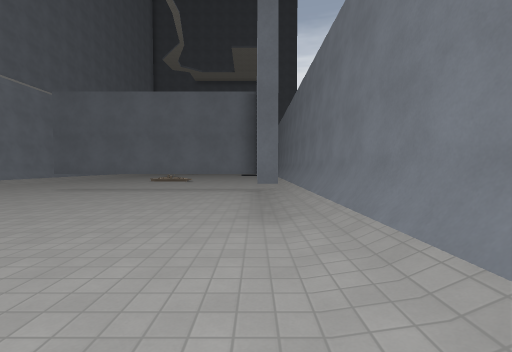
[1] (above)

17 first-person views from a walk through a Godot game level. The camera is 1.5 m above the floor, tilts 2° down and sees 90° across. The floor is counted in squares, 2 m on a side. Each view is taken from the middle of a square. On the plan, view 1 faces up. The plan holds only what a view shows up to about 9 squares ahead; the rest is blank. The place goes on beyond the plan. Surface patterns are stand-ins for the level's own textures.

[2]
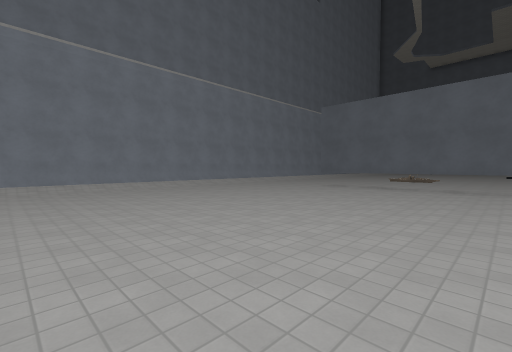

[3]
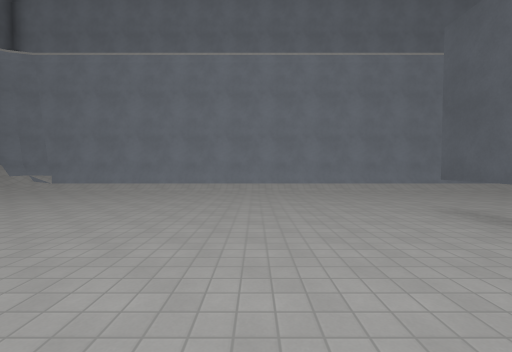

[4]
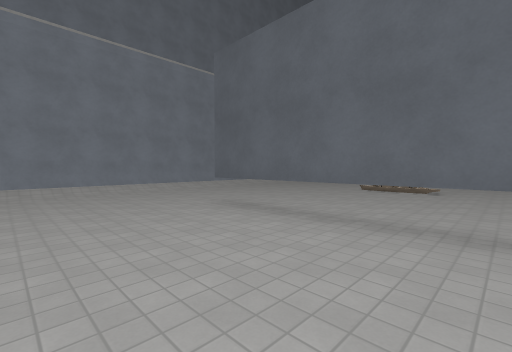

[5]
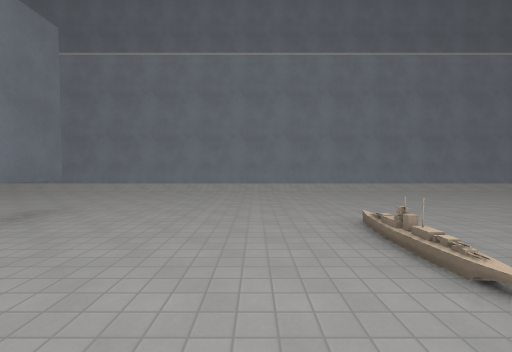

[6]
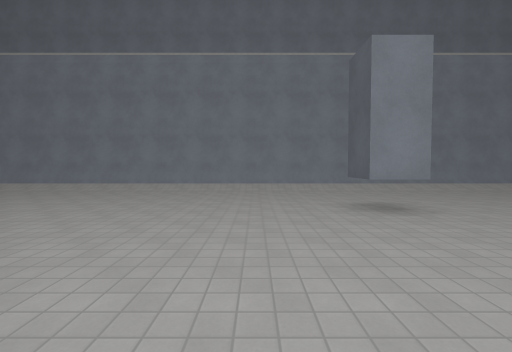

[7]
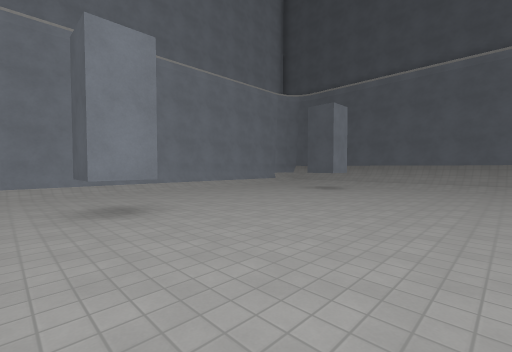

[8]
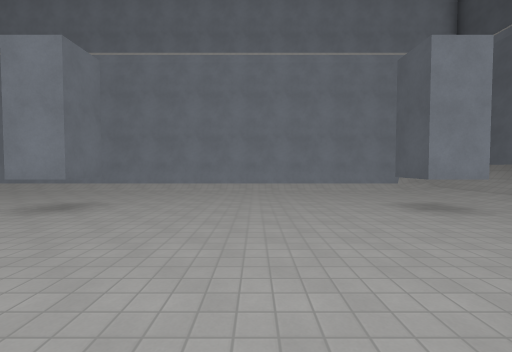

[9]
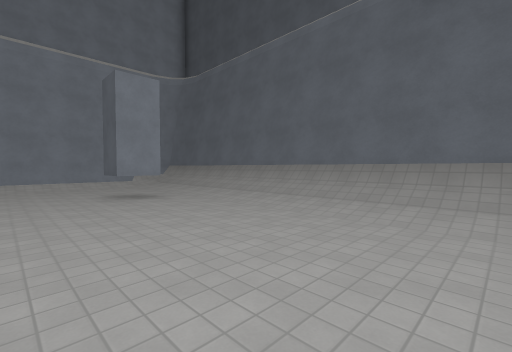

[10]
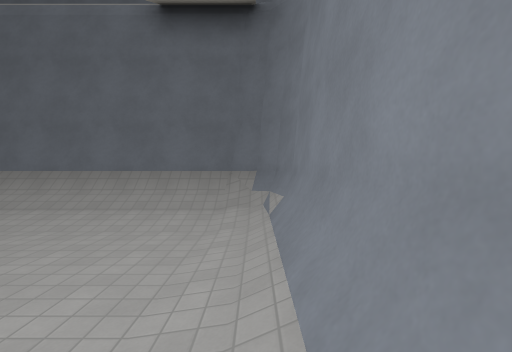

[11]
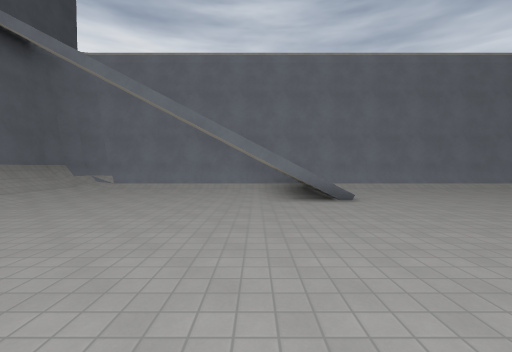

[12]
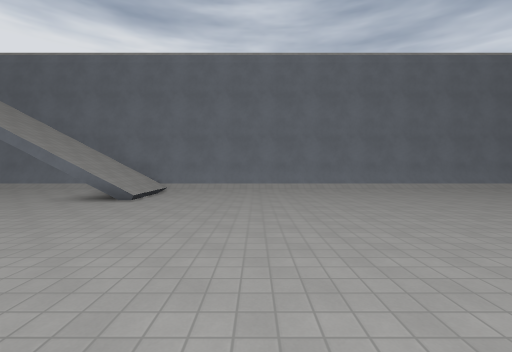

[13]
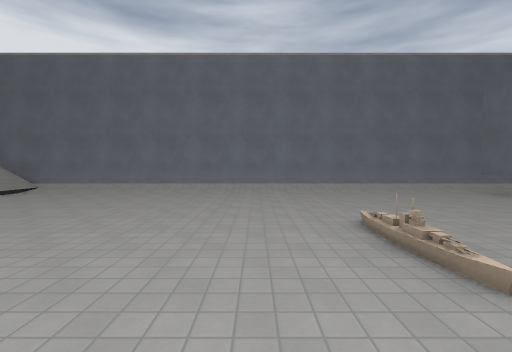

[14]
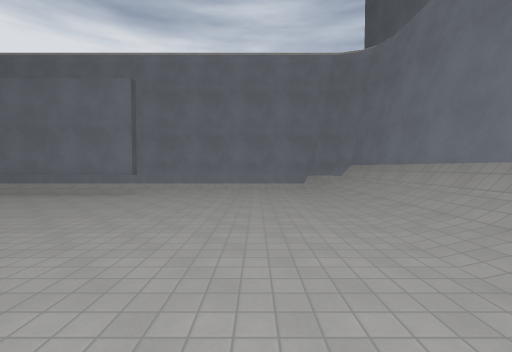

[15]
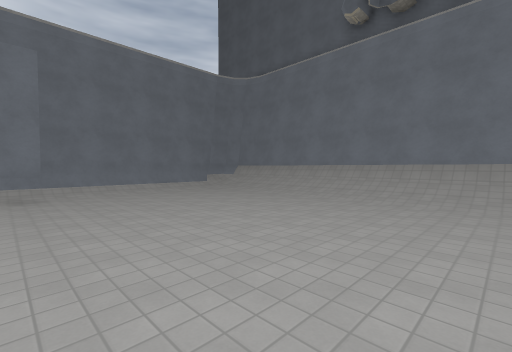

[16]
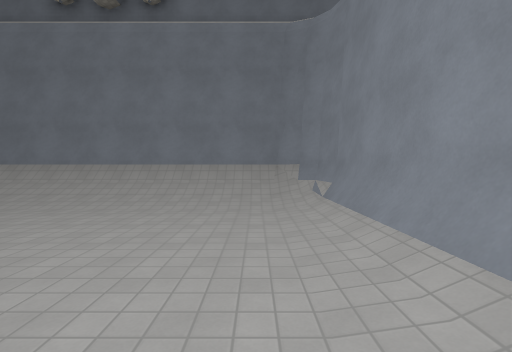

[17]
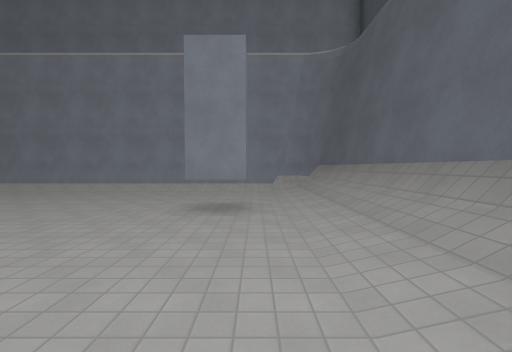

### Floor plan
Key: @ floor where view 1 was taken; # wall or solid block; x gap in a wall; . floor; / step, stairs or slope; ^ raised ledge; v drop or lower ground; T thing the floor can be seen under or through.
Columns run from 11 left of view 1 to 2 right of it. Each row starts with its distance up from view 1.
 31   ^^^^^^^^^^
 30 ^#//////////#^
 29 ^///////////##
 28 ^/../......./^
 27 ^/..#......./^
 26 ^/........../^
 25 ^/........../^
 24 ^/........  x^
 23 ^/........//v^
 22 ^/........///^
 21 ^/........../^
 20 ^/..#......./^
 19 ^/........../^
 18 ^/........../^
 17 ^/........../^
 16 ^/........../^
 15 ^/........../^
 14 ^/........../^
 13 ^/........../^
 12 ^/........../^
 11 ^/........../^
 10 ^/........../^
  9 ^/........../^
  8 ^/...TTTTTTT/^
  7 ^/.........#/^
  6 ^/.........#/^
  5 ^/.........#/^
  4 ^/.........#/^
  3 ^/........../^
  2 ^/........../^
  1 ^/........../^
  0 ^/.........@/^
 -1 ^/........../^
 -2 ^#///////////#
 -3 ^#//////////#^
 -4   ^^^^^^^^^^

Positions as (right, up) in squares from view 1, and headings:
1: (0, 0), facing up
2: (-1, -1), facing up-left
3: (-2, 5), facing left
4: (-2, 5), facing up-left
5: (-2, 12), facing left
6: (-2, 18), facing left
7: (-2, 19), facing up-left
8: (-2, 24), facing left
9: (0, 25), facing up-left
10: (1, 25), facing up
11: (-7, 24), facing right
12: (-7, 19), facing right
13: (-7, 15), facing right
14: (-7, 0), facing right
15: (-7, 4), facing down-right
16: (-9, 3), facing down
17: (-2, 28), facing left
